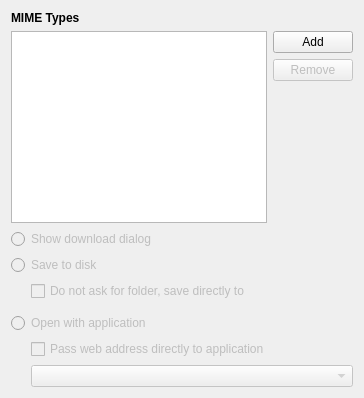
     <widget class="QWidget" name="downloadsPage">
      <layout class="QVBoxLayout" name="downloadsLayout" stretch="0,0,0,1">
       <item>
        <widget class="QLabel" name="downloadsMimeTypesHeader">
         <property name="font">
          <font>
           <weight>75</weight>
           <bold>true</bold>
          </font>
         </property>
         <property name="text">
          <string>MIME Types</string>
         </property>
        </widget>
       </item>
       <item>
        <layout class="QHBoxLayout" name="downloadsMimeTypesLayout">
         <item>
          <widget class="Meerkat::ItemViewWidget" name="downloadsItemView">
           <property name="editTriggers">
            <set>QAbstractItemView::NoEditTriggers</set>
           </property>
           <property name="alternatingRowColors">
            <bool>true</bool>
           </property>
           <attribute name="headerDefaultSectionSize">
            <number>250</number>
           </attribute>
          </widget>
         </item>
         <item>
          <layout class="QVBoxLayout" name="downloadsMimeTypesButtonsLayout" stretch="0,0,1">
           <item>
            <widget class="QPushButton" name="downloadsAddMimeTypeButton">
             <property name="text">
              <string>Add</string>
             </property>
            </widget>
           </item>
           <item>
            <widget class="QPushButton" name="downloadsRemoveMimeTypeButton">
             <property name="enabled">
              <bool>false</bool>
             </property>
             <property name="text">
              <string>Remove</string>
             </property>
            </widget>
           </item>
           <item>
            <spacer name="downloadsButtonslSpacer">
             <property name="orientation">
              <enum>Qt::Vertical</enum>
             </property>
             <property name="sizeHint" stdset="0">
              <size>
               <width>0</width>
               <height>0</height>
              </size>
             </property>
            </spacer>
           </item>
          </layout>
         </item>
        </layout>
       </item>
       <item>
        <widget class="QWidget" name="downloadsOptionsWidget" native="true">
         <property name="enabled">
          <bool>false</bool>
         </property>
         <layout class="QVBoxLayout" name="downloadsOptionsLayout">
          <property name="leftMargin">
           <number>0</number>
          </property>
          <property name="topMargin">
           <number>0</number>
          </property>
          <property name="rightMargin">
           <number>0</number>
          </property>
          <property name="bottomMargin">
           <number>0</number>
          </property>
          <item>
           <widget class="QRadioButton" name="downloadsAskButton">
            <property name="text">
             <string>Show download dialog</string>
            </property>
            <attribute name="buttonGroup">
             <string notr="true">downloadsButtonGroup</string>
            </attribute>
           </widget>
          </item>
          <item>
           <widget class="QRadioButton" name="downloadsSaveButton">
            <property name="text">
             <string>Save to disk</string>
            </property>
            <attribute name="buttonGroup">
             <string notr="true">downloadsButtonGroup</string>
            </attribute>
           </widget>
          </item>
          <item>
           <layout class="QHBoxLayout" name="downloadsSaveHorizontalLayout">
            <item>
             <spacer name="downloadsSaveSpacer">
              <property name="orientation">
               <enum>Qt::Horizontal</enum>
              </property>
              <property name="sizeType">
               <enum>QSizePolicy::Fixed</enum>
              </property>
              <property name="sizeHint" stdset="0">
               <size>
                <width>20</width>
                <height>0</height>
               </size>
              </property>
             </spacer>
            </item>
            <item>
             <widget class="QWidget" name="downloadsSaveOptionsWidget" native="true">
              <layout class="QVBoxLayout" name="downloadsSaveVerticalLayout">
               <property name="leftMargin">
                <number>0</number>
               </property>
               <property name="topMargin">
                <number>0</number>
               </property>
               <property name="rightMargin">
                <number>0</number>
               </property>
               <property name="bottomMargin">
                <number>0</number>
               </property>
               <item>
                <widget class="QCheckBox" name="downloadsSaveDirectlyCheckBox">
                 <property name="text">
                  <string>Do not ask for folder, save directly to</string>
                 </property>
                </widget>
               </item>
               <item>
                <widget class="Meerkat::FilePathWidget" name="downloadsFilePathWidget" native="true"/>
               </item>
              </layout>
             </widget>
            </item>
           </layout>
          </item>
          <item>
           <widget class="QRadioButton" name="downloadsOpenButton">
            <property name="text">
             <string>Open with application</string>
            </property>
            <attribute name="buttonGroup">
             <string notr="true">downloadsButtonGroup</string>
            </attribute>
           </widget>
          </item>
          <item>
           <layout class="QHBoxLayout" name="downloadsOpenHorizontalLayout">
            <item>
             <spacer name="downloadsOpenSpacer">
              <property name="orientation">
               <enum>Qt::Horizontal</enum>
              </property>
              <property name="sizeType">
               <enum>QSizePolicy::Fixed</enum>
              </property>
              <property name="sizeHint" stdset="0">
               <size>
                <width>20</width>
                <height>0</height>
               </size>
              </property>
             </spacer>
            </item>
            <item>
             <widget class="QWidget" name="downloadsOpenOptionsWidget" native="true">
              <layout class="QVBoxLayout" name="downloadsOpenVerticalLayout">
               <property name="leftMargin">
                <number>0</number>
               </property>
               <property name="topMargin">
                <number>0</number>
               </property>
               <property name="rightMargin">
                <number>0</number>
               </property>
               <property name="bottomMargin">
                <number>0</number>
               </property>
               <item>
                <widget class="QCheckBox" name="downloadsPassUrlCheckBox">
                 <property name="enabled">
                  <bool>false</bool>
                 </property>
                 <property name="text">
                  <string>Pass web address directly to application</string>
                 </property>
                </widget>
               </item>
               <item>
                <widget class="Meerkat::ApplicationComboBoxWidget" name="downloadsApplicationComboBoxWidget"/>
               </item>
              </layout>
             </widget>
            </item>
           </layout>
          </item>
         </layout>
        </widget>
       </item>
       <item>
        <spacer name="downloadsSpacer">
         <property name="orientation">
          <enum>Qt::Vertical</enum>
         </property>
         <property name="sizeHint" stdset="0">
          <size>
           <width>0</width>
           <height>0</height>
          </size>
         </property>
        </spacer>
       </item>
      </layout>
     </widget>
